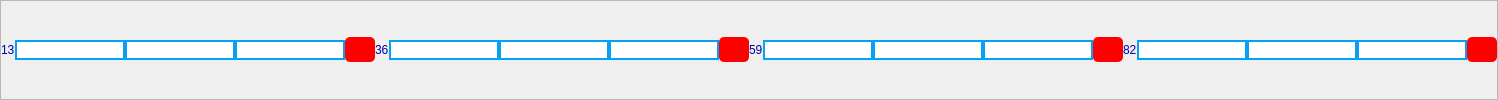
           <widget class="QFrame" name="frame_19">
            <property name="frameShape">
             <enum>QFrame::StyledPanel</enum>
            </property>
            <property name="frameShadow">
             <enum>QFrame::Raised</enum>
            </property>
            <layout class="QHBoxLayout" name="horizontalLayout_16">
             <property name="spacing">
              <number>0</number>
             </property>
             <property name="leftMargin">
              <number>0</number>
             </property>
             <property name="topMargin">
              <number>0</number>
             </property>
             <property name="rightMargin">
              <number>0</number>
             </property>
             <property name="bottomMargin">
              <number>0</number>
             </property>
             <item>
              <widget class="QLabel" name="label_44">
               <property name="styleSheet">
                <string notr="true">color:rgb(0, 0, 173); 
font: 75 8pt &quot;MS Shell Dlg 2&quot;;</string>
               </property>
               <property name="text">
                <string>13</string>
               </property>
              </widget>
             </item>
             <item>
              <widget class="QLineEdit" name="lineEdit_130">
               <property name="styleSheet">
                <string notr="true">border: 2px solid  rgb(5, 161, 245); 
background-color: rgb(255, 255, 255);
</string>
               </property>
              </widget>
             </item>
             <item>
              <widget class="QLineEdit" name="lineEdit_131">
               <property name="styleSheet">
                <string notr="true">border: 2px solid  rgb(5, 161, 245); 
background-color: rgb(255, 255, 255);
</string>
               </property>
              </widget>
             </item>
             <item>
              <widget class="QLineEdit" name="lineEdit_132">
               <property name="styleSheet">
                <string notr="true">border: 2px solid  rgb(5, 161, 245); 
background-color: rgb(255, 255, 255);
</string>
               </property>
              </widget>
             </item>
             <item>
              <widget class="QPushButton" name="pushButton_114">
               <property name="minimumSize">
                <size>
                 <width>0</width>
                 <height>25</height>
                </size>
               </property>
               <property name="maximumSize">
                <size>
                 <width>30</width>
                 <height>16777215</height>
                </size>
               </property>
               <property name="styleSheet">
                <string notr="true">background-color: rgb(0, 0, 0);
background-color: rgb(255, 0, 0);
border-radius: 5px;</string>
               </property>
               <property name="text">
                <string/>
               </property>
              </widget>
             </item>
             <item>
              <widget class="QLabel" name="label_45">
               <property name="styleSheet">
                <string notr="true">color:rgb(0, 0, 173); 
font: 75 8pt &quot;MS Shell Dlg 2&quot;;</string>
               </property>
               <property name="text">
                <string>36</string>
               </property>
              </widget>
             </item>
             <item>
              <widget class="QLineEdit" name="lineEdit_133">
               <property name="styleSheet">
                <string notr="true">border: 2px solid  rgb(5, 161, 245); 
background-color: rgb(255, 255, 255);
</string>
               </property>
              </widget>
             </item>
             <item>
              <widget class="QLineEdit" name="lineEdit_134">
               <property name="styleSheet">
                <string notr="true">border: 2px solid  rgb(5, 161, 245); 
background-color: rgb(255, 255, 255);
</string>
               </property>
              </widget>
             </item>
             <item>
              <widget class="QLineEdit" name="lineEdit_135">
               <property name="styleSheet">
                <string notr="true">border: 2px solid  rgb(5, 161, 245); 
background-color: rgb(255, 255, 255);
</string>
               </property>
              </widget>
             </item>
             <item>
              <widget class="QPushButton" name="pushButton_115">
               <property name="minimumSize">
                <size>
                 <width>0</width>
                 <height>25</height>
                </size>
               </property>
               <property name="maximumSize">
                <size>
                 <width>30</width>
                 <height>16777215</height>
                </size>
               </property>
               <property name="styleSheet">
                <string notr="true">background-color: rgb(0, 0, 0);
background-color: rgb(255, 0, 0);
border-radius: 5px;</string>
               </property>
               <property name="text">
                <string/>
               </property>
              </widget>
             </item>
             <item>
              <widget class="QLabel" name="label_46">
               <property name="styleSheet">
                <string notr="true">color:rgb(0, 0, 173); 
font: 75 8pt &quot;MS Shell Dlg 2&quot;;</string>
               </property>
               <property name="text">
                <string>59</string>
               </property>
              </widget>
             </item>
             <item>
              <widget class="QLineEdit" name="lineEdit_136">
               <property name="styleSheet">
                <string notr="true">border: 2px solid  rgb(5, 161, 245); 
background-color: rgb(255, 255, 255);
</string>
               </property>
              </widget>
             </item>
             <item>
              <widget class="QLineEdit" name="lineEdit_137">
               <property name="styleSheet">
                <string notr="true">border: 2px solid  rgb(5, 161, 245); 
background-color: rgb(255, 255, 255);
</string>
               </property>
              </widget>
             </item>
             <item>
              <widget class="QLineEdit" name="lineEdit_138">
               <property name="styleSheet">
                <string notr="true">border: 2px solid  rgb(5, 161, 245); 
background-color: rgb(255, 255, 255);
</string>
               </property>
              </widget>
             </item>
             <item>
              <widget class="QPushButton" name="pushButton_116">
               <property name="minimumSize">
                <size>
                 <width>0</width>
                 <height>25</height>
                </size>
               </property>
               <property name="maximumSize">
                <size>
                 <width>30</width>
                 <height>16777215</height>
                </size>
               </property>
               <property name="styleSheet">
                <string notr="true">background-color: rgb(0, 0, 0);
background-color: rgb(255, 0, 0);
border-radius: 5px;</string>
               </property>
               <property name="text">
                <string/>
               </property>
              </widget>
             </item>
             <item>
              <widget class="QLabel" name="label_316">
               <property name="styleSheet">
                <string notr="true">color:rgb(0, 0, 173); 
font: 75 8pt &quot;MS Shell Dlg 2&quot;;</string>
               </property>
               <property name="text">
                <string>82</string>
               </property>
              </widget>
             </item>
             <item>
              <widget class="QLineEdit" name="lineEdit_948">
               <property name="styleSheet">
                <string notr="true">border: 2px solid  rgb(5, 161, 245); 
background-color: rgb(255, 255, 255);
</string>
               </property>
              </widget>
             </item>
             <item>
              <widget class="QLineEdit" name="lineEdit_946">
               <property name="styleSheet">
                <string notr="true">border: 2px solid  rgb(5, 161, 245); 
background-color: rgb(255, 255, 255);
</string>
               </property>
              </widget>
             </item>
             <item>
              <widget class="QLineEdit" name="lineEdit_947">
               <property name="styleSheet">
                <string notr="true">border: 2px solid  rgb(5, 161, 245); 
background-color: rgb(255, 255, 255);
</string>
               </property>
              </widget>
             </item>
             <item>
              <widget class="QPushButton" name="pushButton_386">
               <property name="minimumSize">
                <size>
                 <width>0</width>
                 <height>25</height>
                </size>
               </property>
               <property name="maximumSize">
                <size>
                 <width>30</width>
                 <height>16777215</height>
                </size>
               </property>
               <property name="styleSheet">
                <string notr="true">background-color: rgb(0, 0, 0);
background-color: rgb(255, 0, 0);
border-radius: 5px;</string>
               </property>
               <property name="text">
                <string/>
               </property>
              </widget>
             </item>
            </layout>
           </widget>
